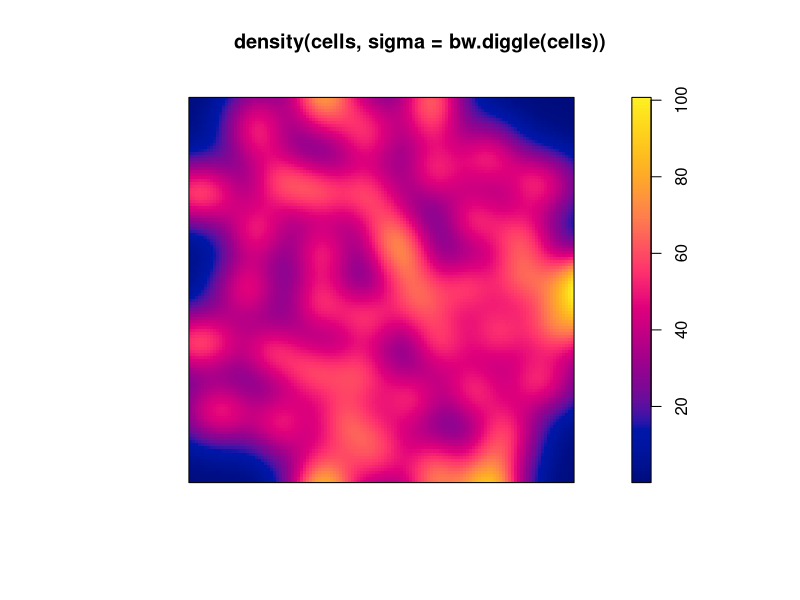
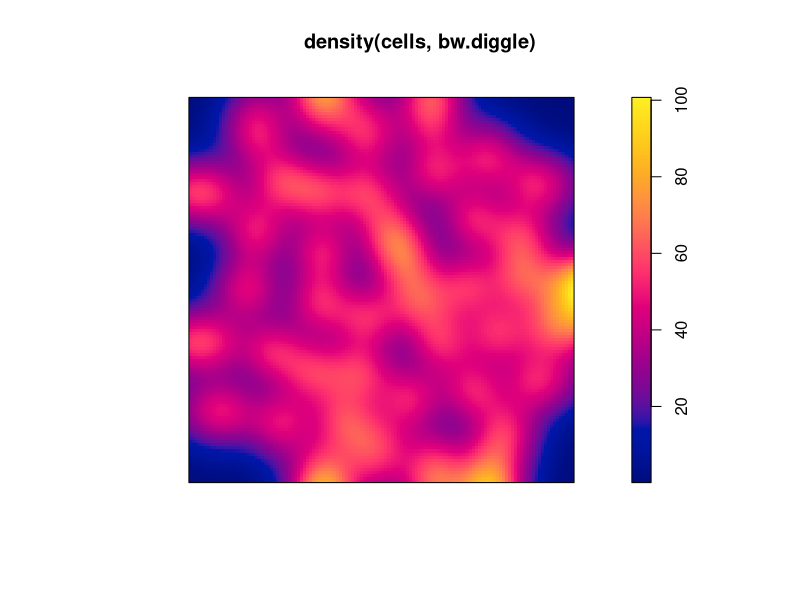
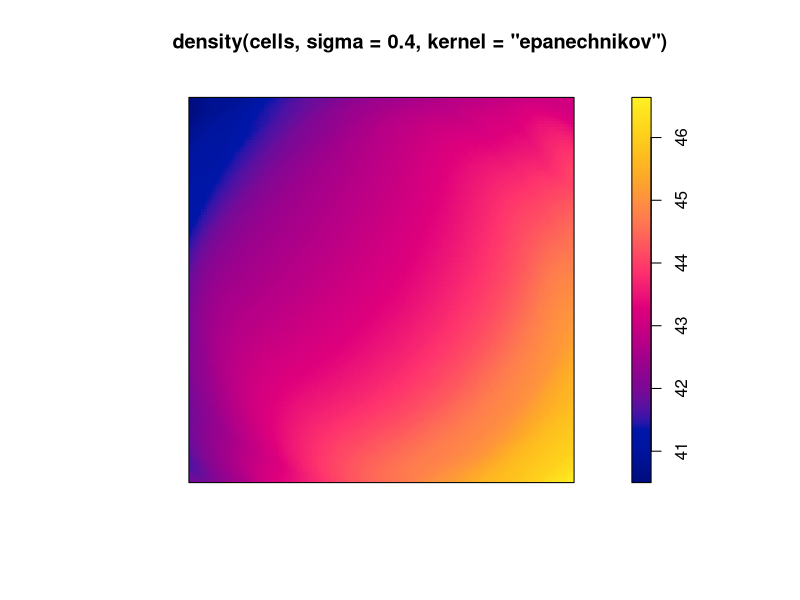
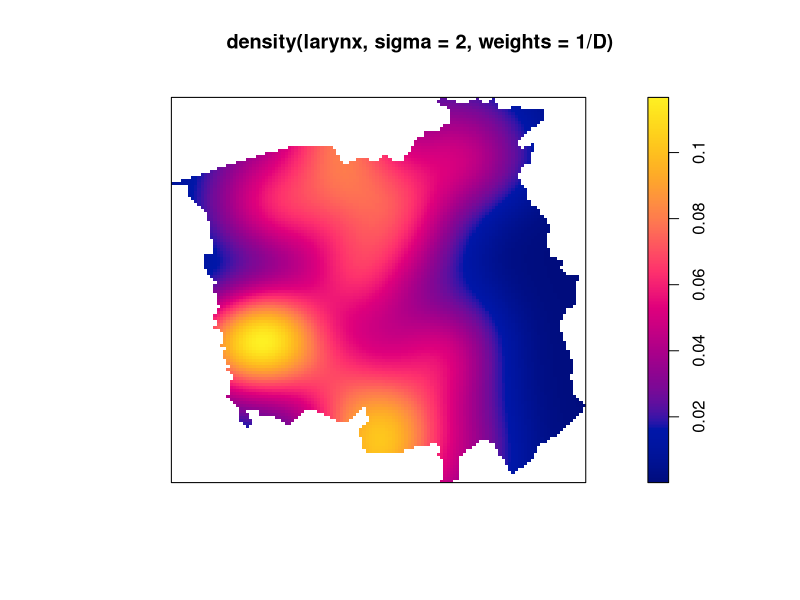

The R source for these figures, in order:
library(spatstat)


### Name: density.ppp
### Title: Kernel Smoothed Intensity of Point Pattern
### Aliases: density.ppp
### Keywords: spatial methods smooth

### ** Examples

  if(interactive()) {
    opa <- par(mfrow=c(1,2))
    plot(density(cells, 0.05))
    plot(density(cells, 0.05, diggle=TRUE))
    par(opa)
    v <- diag(c(0.05, 0.07)^2)
    plot(density(cells, varcov=v))
  }
  ## No test: 
    Z <- density(cells, 0.05)
    Z <- density(cells, 0.05, diggle=TRUE)
    Z <- density(cells, 0.05, se=TRUE)
    Z <- density(cells, varcov=diag(c(0.05^2, 0.07^2)))
    Z <- density(cells, 0.05, weights=data.frame(a=1:42,b=42:1))
    Z <- density(cells, 0.05, weights=expression(x))
  
## End(No test)
  # automatic bandwidth selection
  plot(density(cells, sigma=bw.diggle(cells)))
  # equivalent:
  plot(density(cells, bw.diggle))
  # evaluate intensity at points
  density(cells, 0.05, at="points")

  plot(density(cells, sigma=0.4, kernel="epanechnikov"))

  # relative risk calculation by hand (see relrisk.ppp)
  lung <- split(chorley)$lung
  larynx <- split(chorley)$larynx
  D <- density(lung, sigma=2)
  plot(density(larynx, sigma=2, weights=1/D))
